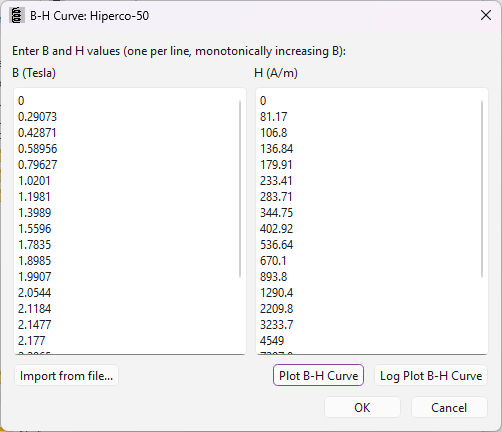
#> input picture manual/bhdata.png, 502 x 432 px
$ python dig_frame.py ../../../manual/bhdata.png
#> lines starting #> are read from the running program, lines starting #| are printed output that depends on the picture
# SPDX-License-Identifier: MIT
"""dig_frame.py -- locate the plot frame and sample the real curve colours.

The frame is the only pair of full-height / full-width black rules, so it is
found by counting dark pixels per row and per column. Everything after this
(calibration, tracing) keys off those four numbers, so they are printed and
checked against the decade gridlines before anything is extracted.
"""
import sys
import numpy as np
from PIL import Image

src = sys.argv[1]
im = Image.open(src).convert("RGB")
a = np.asarray(im, float)
H, W, _ = a.shape
#> H = 432; W = 502
g = a.mean(axis=2)
dark = g < 120                      # black rules only, not the green grid
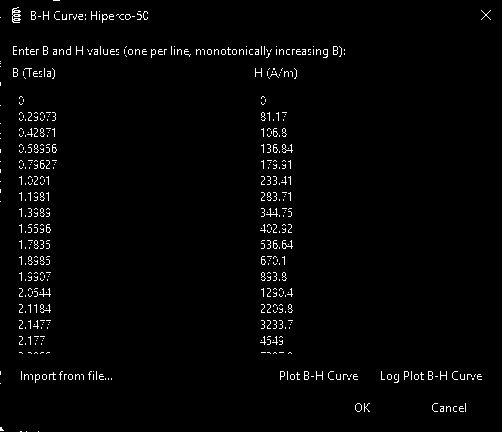
#> dark: shape (432, 502) bool; 1.9% white in thin lines or dots

colcount = dark.sum(axis=0)
#> colcount = 502 values, max 97 at index 21, min 0 at index 4, mean 8.3
rowcount = dark.sum(axis=1)
#> rowcount = 432 values, max 139 at index 49, min 0 at index 1, mean 9.64

# The frame rules run essentially the full box; take the strongest few.
cth = 0.45 * colcount.max()
#> cth = 43.65
rth = 0.45 * rowcount.max()
#> rth = 62.55
cs = np.nonzero(colcount > cth)[0]
#> cs = 30 values from 19 to 291
rs = np.nonzero(rowcount > rth)[0]
#> rs = [49, 50, 51, 52, 53, 54, 374, 375, 376, 379]


def groups(idx, gap=8):
#> called with idx = array of shape (30,), gap = 8
    out, cur = [], [idx[0]]
#> out = []; cur = [19]
    for v in idx[1:]:
        if v - cur[-1] <= gap:
            cur.append(v)
        else:
            out.append(cur)
            cur = [v]
#> this loop made 29 passes
#> (v, cur) on pass 16: (261, [261])
#> v on passes 1 to 6: 21, 28, 30, 31, 34, 35
#> after the loop, out = [[19, 21, 28, 30, 31, 34, 35, 36, 37, 40, 41, 42, 43, 47, 48, 49]]
    out.append(cur)
    return [int(np.mean(c)) for c in out]


gc, gr = groups(cs), groups(rs)
#> the loop in groups (call 2), `for v in idx[1:]:` made 9 passes
#> (v, cur) on pass 6: (374, [374])
#> v on passes 1, 2, 3, 4, 5, 7: 50, 51, 52, 53, 54, 375
#> gc = [36, 274]; gr = [51, 376]
print("candidate vertical rules  x:", gc[:12])
#| candidate vertical rules  x: [36, 274]
print("candidate horizontal rules y:", gr[:12])
#| candidate horizontal rules y: [51, 376]

x0, x1 = gc[0], gc[-1]
#> x0 = 36; x1 = 274
y0, y1 = gr[0], gr[-1]
#> y0 = 51; y1 = 376
print("FRAME  x0=%d x1=%d  y0=%d y1=%d   (w=%d h=%d)"
      % (x0, x1, y0, y1, x1 - x0, y1 - y0))
#| FRAME  x0=36 x1=274  y0=51 y1=376   (w=238 h=325)

# Colour census strictly inside the frame, well away from the two white
# callout boxes, so the sampled colours are curve ink and nothing else.
sub = a[y0 + 5:y1 - 5, x0 + 5:x1 - 5]
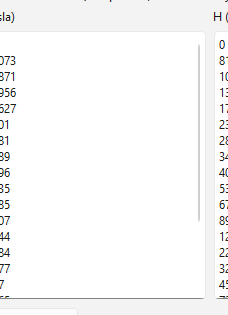
#> sub: shape (315, 228, 3) float64; mean R, G, B 249.2, 249.2, 249.2
mx, mn = sub.max(axis=2), sub.min(axis=2)
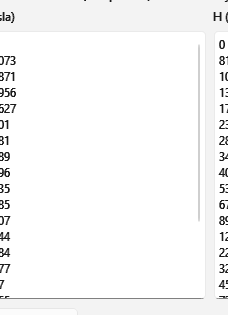
#> mn: shape (315, 228) float64; min 26, max 255, mean 247.9
lum = sub.mean(axis=2)
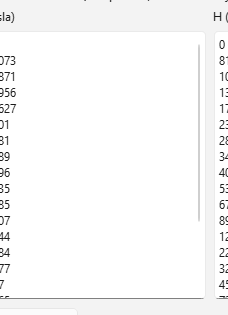
#> lum: shape (315, 228) float64; min 26, max 255, mean 249.2
sat = mx - mn
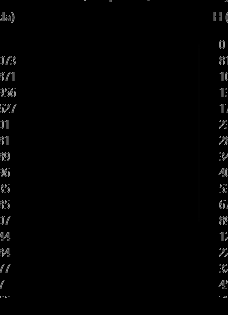
#> sat: shape (315, 228) float64; min 0, max 160, mean 2.3

print("\n-- saturated ink (curves in colour) --")
sel = (lum < 235) & (sat > 40)
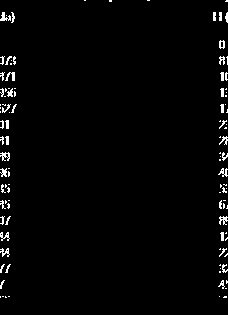
#> sel: shape (315, 228) bool; 2.1% white in thin lines or dots
q = (sub[sel] // 24 * 24).astype(int)
#> q = 1529 rows, first 8: [192, 144, 48], [24, 96, 168], [240, 240, 168], [96, 24, 48], [144, 192, 240], [240, 240, 168], [96, 24, 96], [168, 240, 240]
uq, cnt = np.unique(q.reshape(-1, 3), axis=0, return_counts=True)
#> uq = 48 rows, first 8: [24, 24, 48], [24, 24, 72], [24, 24, 96], [24, 48, 96], [24, 48, 144], [24, 72, 96], [24, 72, 144], [24, 96, 96]; cnt = 48 values, max 183 at index 47, min 1 at index 3, mean 31.85
for i in np.argsort(-cnt)[:8]:
    print("   %3d %3d %3d  %7d" % (*uq[i], cnt[i]))
#> this loop made 8 passes
#> i on passes 1 to 8: 47, 39, 19, 34, 43, 23, 41, 46
#|    240 240 168      183
#|    168 240 240      144
#|     72 144 216      110
#|    144 216 240      103
#|    240 168  96       97
#|     96  24  96       96
#|    216 144  72       94
#|    240 216 144       78

print("\n-- neutral ink (grey curve + black rules/text) --")
sel = (sat <= 40) & (lum < 220)
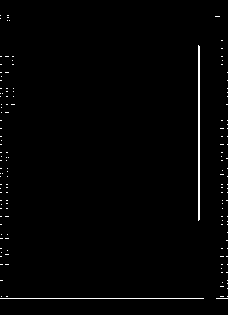
#> sel: shape (315, 228) bool; 1.1% white in thin lines or dots
q = (sub[sel] // 16 * 16).astype(int)
#> q = 819 rows, first 8: [16, 16, 16], [16, 16, 16], [16, 16, 16], [16, 16, 16], [16, 16, 16], [16, 16, 16], [16, 16, 16], [16, 16, 16]
uq, cnt = np.unique(q.reshape(-1, 3), axis=0, return_counts=True)
#> uq = [[16, 16, 16], [96, 64, 64], [112, 112, 64], [112, 144, 144], [128, 128, 128], [144, 144, 144], [192, 192, 192], [192, 192, 208], [208, 208, 208]]; cnt = [244, 1, 3, 5, 210, 4, 2, 340, 10]
for i in np.argsort(-cnt)[:10]:
    print("   %3d %3d %3d  %7d" % (*uq[i], cnt[i]))
#> this loop made 9 passes
#> i on passes 1, 2, 3, 4, 5, 7, 8, 9: 7, 0, 4, 8, 3, 2, 6, 1
#|    192 192 208      340
#|     16  16  16      244
#|    128 128 128      210
#|    208 208 208       10
#|    112 144 144        5
#|    144 144 144        4
#|    112 112  64        3
#|    192 192 192        2
#> (further printed lines are left out)

$ run again, on manual/bd_matlib.png
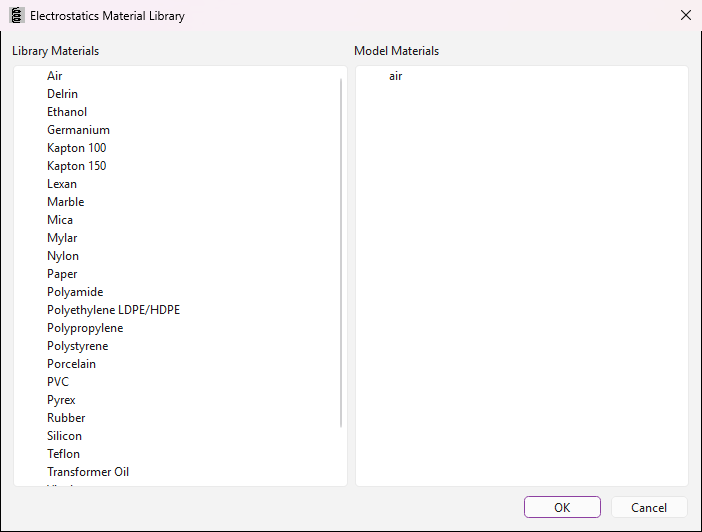
#> input picture manual/bd_matlib.png, 702 x 532 px
#> `dark = g < 120`:
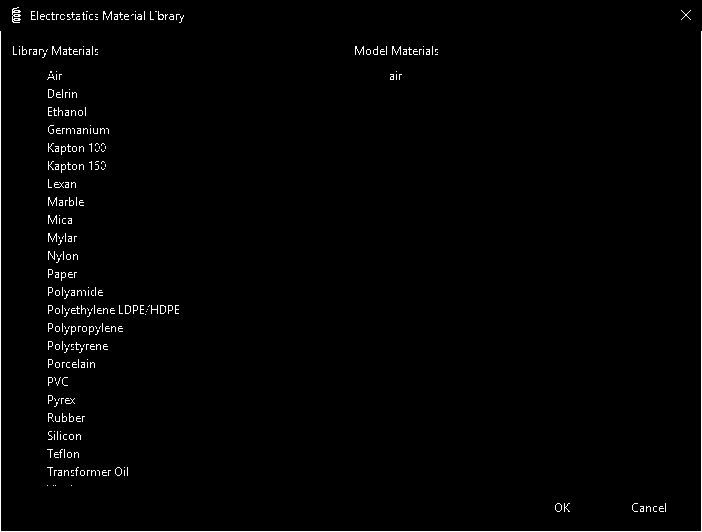
#> dark: shape (532, 702) bool; 1.4% white in thin lines or dots
#> colcount = 702 values, max 501 at index 0, min 1 at index 1, mean 7.48
#> rowcount = 532 values, max 702 at index 531, min 0 at index 0, mean 9.88
#> cth = 225.5
#> rth = 315.9
#> cs = [0, 701]
#> rs = [531]
#> in groups, `out, cur = [], [idx[0]]`: out = []; cur = [0]
#> the loop in groups, `for v in idx[1:]:` made 1 pass
#> (v, cur) on pass 1: (701, [701])
#> after the loop in groups, `for v in idx[1:]:`: out = [[0]]
#> gc = [0, 701]; gr = [531]
#| candidate vertical rules  x: [0, 701]
#| candidate horizontal rules y: [531]
#> x0 = 0; x1 = 701
#> y0 = 531
#| FRAME  x0=0 x1=701  y0=531 y1=531   (w=701 h=0)
#> sub = empty array

$ run again, on manual/bdryprop.png
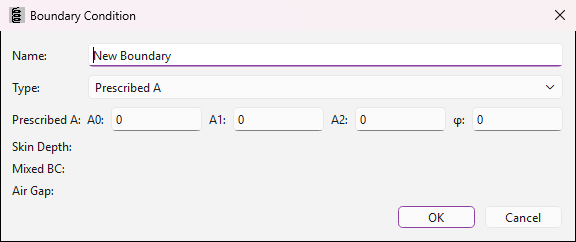
#> input picture manual/bdryprop.png, 576 x 242 px
#> `g = a.mean(axis=2)`:
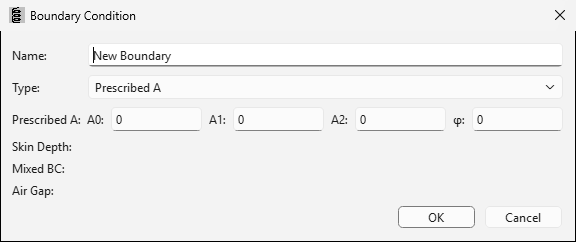
#> g: shape (242, 576) float64; min 0, max 255, mean 239.3
#> `dark = g < 120`:
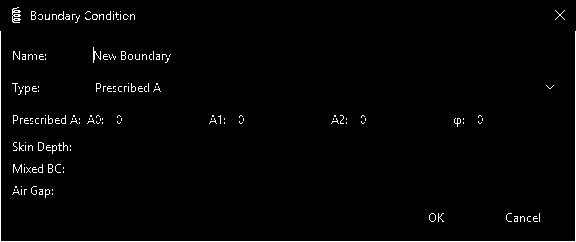
#> dark: shape (242, 576) bool; 1.9% white in thin lines or dots
#> colcount = 576 values, max 211 at index 0, min 1 at index 1, mean 4.61
#> rowcount = 242 values, max 576 at index 241, min 0 at index 0, mean 10.97
#> cth = 94.95
#> rth = 259.2
#> cs = [0, 575]
#> rs = [241]
#> in groups, `out, cur = [], [idx[0]]`: out = []; cur = [0]
#> the loop in groups, `for v in idx[1:]:` made 1 pass
#> (v, cur) on pass 1: (575, [575])
#> after the loop in groups, `for v in idx[1:]:`: out = [[0]]
#> gc = [0, 575]; gr = [241]
#| candidate vertical rules  x: [0, 575]
#| candidate horizontal rules y: [241]
#> x0 = 0; x1 = 575
#> y0 = 241
#| FRAME  x0=0 x1=575  y0=241 y1=241   (w=575 h=0)
#> sub = empty array

$ run again, on manual/belaman10.png
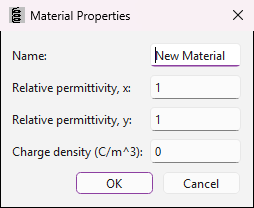
#> input picture manual/belaman10.png, 254 x 208 px
#> `g = a.mean(axis=2)`:
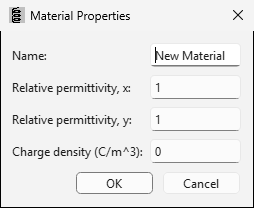
#> g: shape (208, 254) float64; min 0, max 255, mean 233.4
#> `dark = g < 120`:
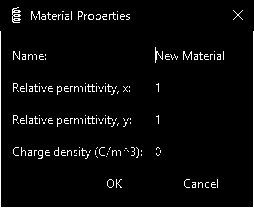
#> dark: shape (208, 254) bool; 4.1% white in thin lines or dots
#> colcount = 254 values, max 177 at index 0, min 1 at index 1, mean 8.63
#> rowcount = 208 values, max 254 at index 207, min 0 at index 0, mean 10.53
#> cth = 79.65
#> rth = 114.3
#> cs = [0, 253]
#> rs = [207]
#> in groups, `out, cur = [], [idx[0]]`: out = []; cur = [0]
#> the loop in groups, `for v in idx[1:]:` made 1 pass
#> (v, cur) on pass 1: (253, [253])
#> after the loop in groups, `for v in idx[1:]:`: out = [[0]]
#> gc = [0, 253]; gr = [207]
#| candidate vertical rules  x: [0, 253]
#| candidate horizontal rules y: [207]
#> x0 = 0; x1 = 253
#> y0 = 207
#| FRAME  x0=0 x1=253  y0=207 y1=207   (w=253 h=0)
#> sub = empty array
